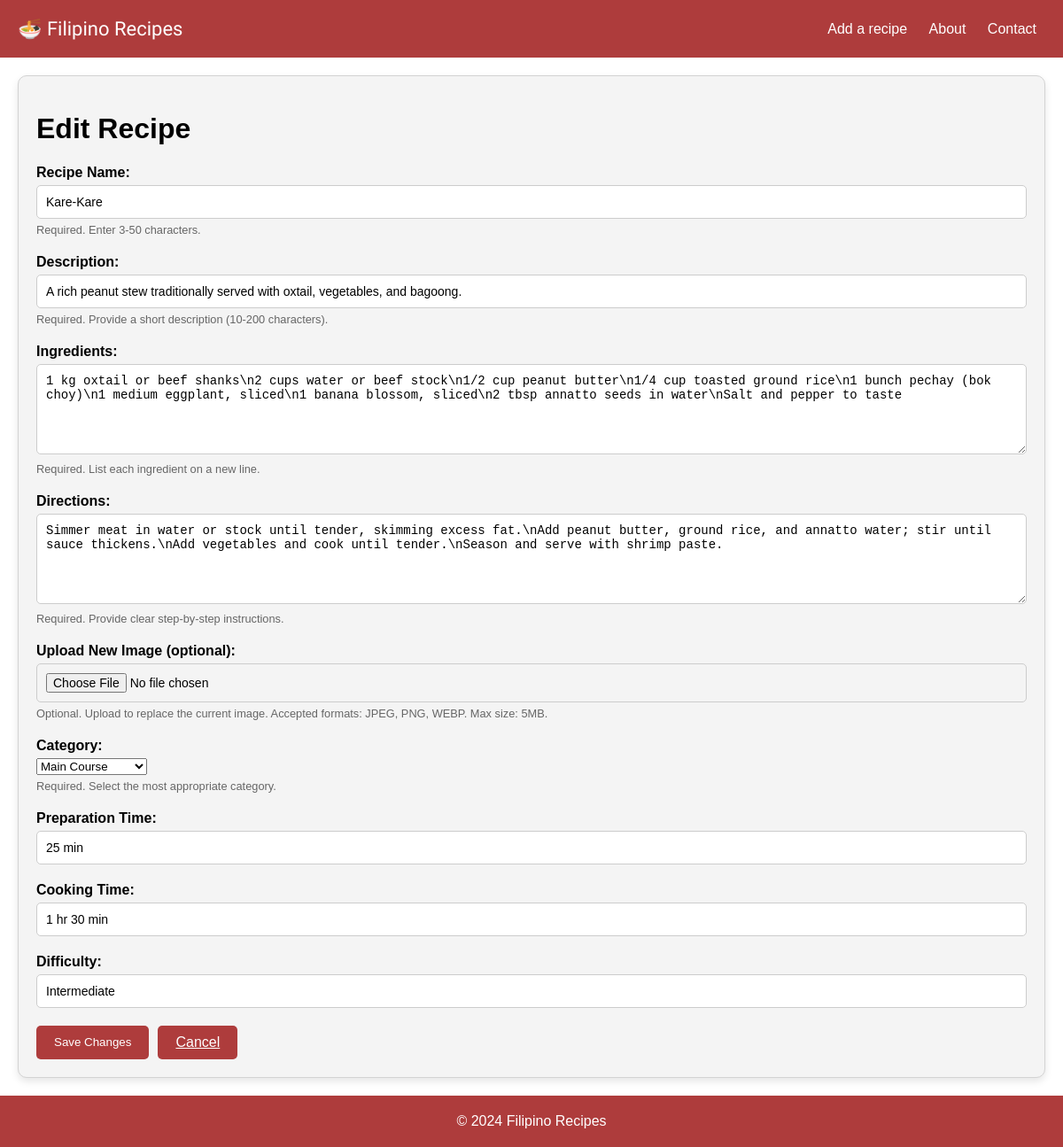
The app's page /recipe/2/edit with its own data.
### tables this page shows
CREATE TABLE "recipes" (id INTEGER PRIMARY KEY AUTOINCREMENT, name TEXT NOT NULL, category TEXT NOT NULL, short_description TEXT NOT NULL, long_description TEXT, ingredients_text TEXT, directions_text TEXT, image_path TEXT, image_alt TEXT, prep_time TEXT, cook_time TEXT, difficulty TEXT);

### app.py (the view, shortened to what this page needs)
    @app.route('/recipe/<int:recipe_id>/edit', methods=['GET', 'POST'])
    def edit_recipe(recipe_id):
        db = get_db()
        recipe_row = db.execute('SELECT * FROM recipes WHERE id = ?', (recipe_id,)).fetchone()
        if recipe_row is None:
            abort(404)
        recipe = dict(recipe_row)
        error = None
        return render_template('edit_recipe.html', recipe=recipe, error=error, active_page='edit_recipe')

### db.py (called while the page is built)
def get_db():
    if 'db' not in g:
        database_path = current_app.config['DATABASE']
        g.db = sqlite3.connect(database_path)
        g.db.row_factory = sqlite3.Row
    return g.db

### templates/edit_recipe.html (shortened to what this page needs)
{% extends "base.html" %}
{% block content %}
<main class="recipe-content" role="main">
    <div class="form-container">
        <h1 id="form-heading">Edit Recipe</h1>
        <form action="{{ url_for('edit_recipe', recipe_id=recipe.id) }}" method="post" id="recipe-form" aria-labelledby="form-heading" enctype="multipart/form-data">
            <div class="form-group">
                <label for="recipe-name">Recipe Name:</label>
                <input type="text" id="recipe-name" name="recipe-name" required minlength="3" maxlength="50" aria-required="true" value="{{ recipe.name }}">
                <span class="form-hint">Required. Enter 3-50 characters.</span>
            </div>
            <div class="form-group">
                <label for="recipe-desc">Description:</label>
                <input type="text" id="recipe-desc" name="recipe-desc" required minlength="10" maxlength="200" aria-required="true" value="{{ recipe.short_description }}">
                <span class="form-hint">Required. Provide a short description (10-200 characters).</span>
            </div>
            <div class="form-group">
                <label for="ingredients">Ingredients:</label>
                <textarea id="ingredients" name="ingredients" rows="5" required aria-required="true">{{ recipe.ingredients_text }}</textarea>
                <span class="form-hint">Required. List each ingredient on a new line.</span>
            </div>
            <div class="form-group">
                <label for="directions">Directions:</label>
                <textarea id="directions" name="directions" rows="5" required aria-required="true">{{ recipe.directions_text }}</textarea>
                <span class="form-hint">Required. Provide clear step-by-step instructions.</span>
            </div>
            <div class="form-group">
                <label for="image-upload">Upload New Image (optional):</label>
                <input type="file" id="image-upload" name="image-upload" accept="image/jpeg, image/png, image/webp" aria-describedby="image-hint">
                <span id="image-hint" class="form-hint">Optional. Upload to replace the current image. Accepted formats: JPEG, PNG, WEBP. Max size: 5MB.</span>
            </div>
            <div class="form-group">
                <label for="recipe-category">Category:</label>
                <select id="recipe-category" name="recipe-category" required aria-required="true">
                    <option value="Main Course" {% if recipe.category == 'Main Course' %}selected{% endif %}>Main Course</option>
                </select>
                <span class="form-hint">Required. Select the most appropriate category.</span>
            </div>
            <div class="form-group">
                <label for="prep-time">Preparation Time:</label>
                <input type="text" id="prep-time" name="prep-time" value="{{ recipe.prep_time }}" placeholder="e.g. 15 min">
            </div>
            <div class="form-group">
                <label for="cook-time">Cooking Time:</label>
                <input type="text" id="cook-time" name="cook-time" value="{{ recipe.cook_time }}" placeholder="e.g. 45 min">
            </div>
            <div class="form-group">
                <label for="difficulty">Difficulty:</label>
                <input type="text" id="difficulty" name="difficulty" value="{{ recipe.difficulty }}" placeholder="e.g. Easy">
            </div>
            <div class="form-actions">
                <button type="submit" class="btn" aria-label="Save changes to this recipe">Save Changes</button>
                <a href="{{ url_for('recipe_detail', recipe_id=recipe.id) }}" class="btn" role="button" aria-label="Cancel and return to recipe details">Cancel</a>
            </div>
        </form>
    </div>
</main>
{% endblock %}

### static/css/styles.css (style rules this page uses)
:root { --red-color: rgb(174, 60, 60); --dark-red: rgb(150, 60, 60); --light-gray: #f4f4f4; --border-color: #ccc; }
body { margin: 0; font-family: Arial, sans-serif; box-sizing: border-box; }
.recipe-content { display: flex; flex-wrap: wrap; gap: 20px; padding-left: 20px; padding-right: 20px; box-sizing: border-box; }
.form-container { background-color: var(--light-gray); padding: 20px; border-radius: 10px; box-shadow: 0px 4px 8px rgba(0, 0, 0, 0.1); width: 100%; max-width: none; margin: 0 auto; border: 1px solid lightgrey; box-sizing: border-box; }
.form-group { margin-bottom: 20px; }
.form-group label { display: block; margin-bottom: 5px; font-weight: bold; }
.form-group input, .form-group textarea { width: 100%; padding: 10px; font-size: 14px; border: 1px solid #ccc; border-radius: 5px; box-sizing: border-box; }
.form-actions { display: flex; gap: 10px; justify-content: flex-start; }
.form-hint { display: block; font-size: 0.8em; color: #666; margin-top: 5px; }
.btn { padding: 10px 20px; background-color: var(--red-color); color: white; border: none; border-radius: 5px; cursor: pointer; transition: background-color 0.3s ease; }

### records on screen
recipes: recipe-name "Kare-Kare", recipe-desc "A rich peanut stew traditionally served with oxtail, vegetables, and bagoong.", ingredients "1 kg oxtail or beef shanks\\n2 cups water or beef stock\\n1/2 cup peanut butter\\n1/4 cup toasted ground rice\\n1 bunch pechay (bok choy)\\n1 medium eggplant, sliced\\n1 banana blossom, sliced\\n2 tbsp annatto seeds in water\\nSalt and pepper to taste", directions "Simmer meat in water or stock until tender, skimming excess fat.\\nAdd peanut butter, ground rice, and annatto water; stir until sauce thickens.\\nAdd vegetables and cook until tender.\\nSeason and serve with shrimp paste.", recipe-category "Main Course", prep-time "25 min", cook-time "1 hr 30 min", difficulty "Intermediate"
